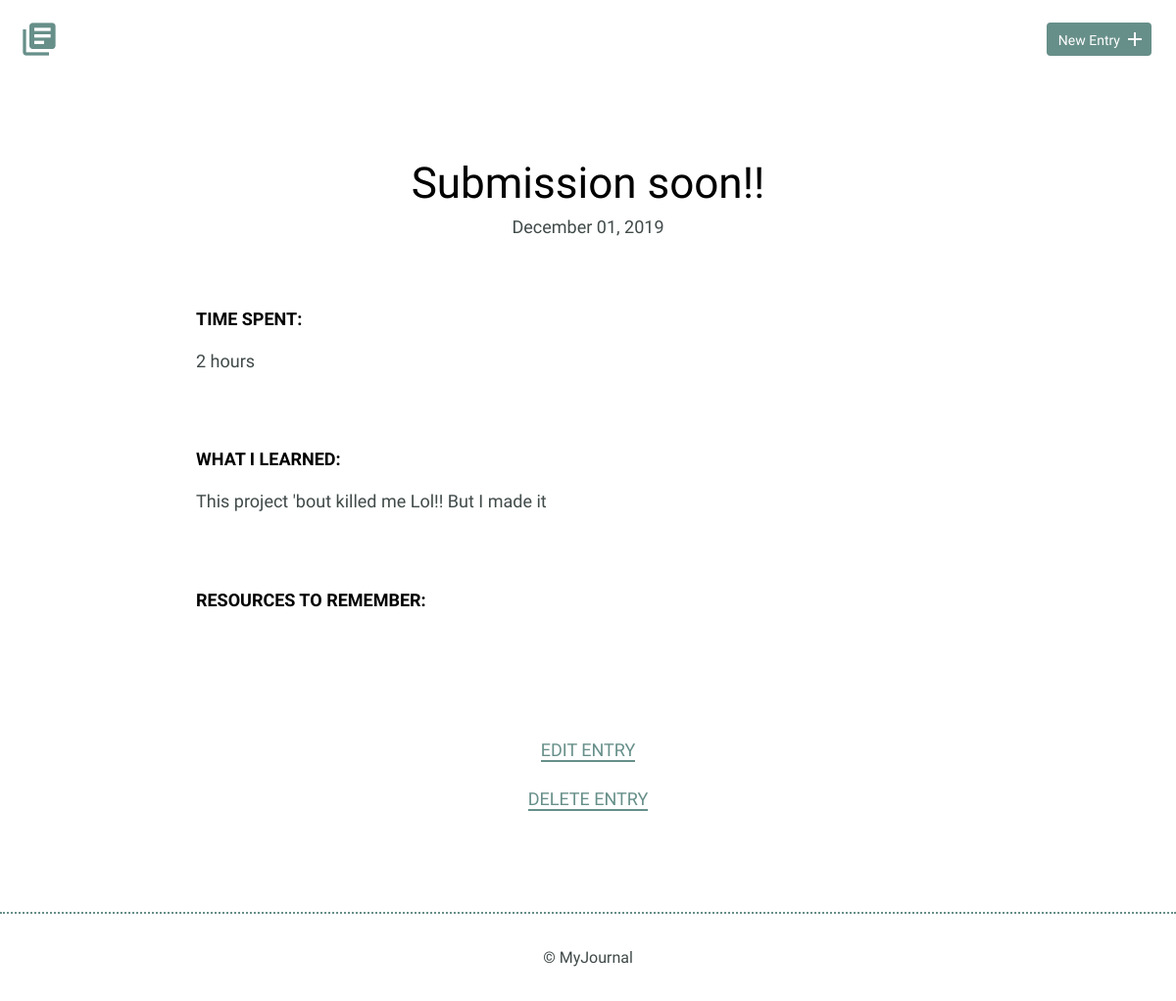
Screenshot of /detail.php?id=19 with the database file from the repository.
### tables this page shows
CREATE TABLE "entries" (
	`id`	INTEGER,
	`title`	TEXT,
	`date`	TEXT,
	`time_spent`	INTEGER,
	`learned`	BLOB,
	`resources`	BLOB,
	PRIMARY KEY(`id`)
);

### inc/functions.php (called while the page is built, shortened)
<?php
function journal_entry($id){
    include ("connection.php");
$sql = 'SELECT * FROM entries WHERE id = ?';
try{
    $results = $db->prepare($sql);
    $results->bindValue(1, $id, PDO::PARAM_INT);
    $results->execute();
} catch (Exception $e) {
      echo "Unable to retrieve results" . $e->getMessage() . "<br />";
      return false;
    }
  return $results->fetch();
}

### detail.php (the view, shortened to what this page needs)
<?php
include ("inc/functions.php");
include ("inc/header.php");
$id = filter_input(INPUT_GET, 'id', FILTER_SANITIZE_NUMBER_INT);
$selectedEntry=journal_entry($id);
?>
<!DOCTYPE html>
<html>
<section>
    <div class="container">
        <div class="entry-list single">
            <article>
              <h1><?php echo $selectedEntry['title'];?></h1>
                  <?php  echo "<time datetime='".$selectedEntry['date']."'>".date("F d, Y",strtotime($selectedEntry['date']))."</time><br>"; ?>
                                <div class="entry">
                                    <h3>Time Spent: </h3>
                                    <p><?php echo $selectedEntry['time_spent'];?></p>
                                </div>
                                <div class="entry">
                                    <h3>What I Learned:</h3>
                                    <p><?php echo $selectedEntry['learned']?></p>
                                </div>
                                <div class="entry">
                                    <h3>Resources to Remember:</h3>
                                </div>
            </article>
        </div>
    </div>
    <div class="edit">
        <p><a href="edit.php?id=<?php echo $id;?>">Edit Entry</a></p>
        <p><a href="delete.php?id=<?php echo $id;?>">Delete Entry</a></p>
    </div>
</section>
</html>
<?php include ("inc/footer.php");?>

### css/site.css (style rules this page uses)
body { font-size: 16px; color: #404a49; font-family: 'Cousine', serif; font-weight: 400; }
.container { margin: 0 auto; padding: 0 25px; }
h1, h2, h3 { margin: 0; font-weight: 400; line-height: 1em; color: #000; }
h1 { font-size: 44px; margin-bottom: 12px; }
h3 { font-size: 18px; font-family: 'Work Sans', serif; font-weight: 600; text-transform: uppercase; }
p { line-height: 1.8em; font-size: 18px; }
p a { border-bottom: 2px solid #678f89; padding: 0; color: #678f89; text-decoration: none; }
.entry-list, .edit-entry, .new-entry { max-width: 800px; margin: 0 auto; padding: 70px 0 150px 0; }
.entry-list article { margin-bottom: 70px; text-align: center; }
.entry-list article:last-child { margin-bottom: 0; }
.entry-list.single { padding-bottom: 70px; }
.entry-list.single time { font-size: 18px; }
.entry { max-width: 800px; margin: 75px auto 0 auto; text-align: left; }
.entry p { margin-bottom: 40px; }
.edit { padding-bottom: 80px; text-align: center; margin: 0 auto; }
.edit a { font-weight: 400; text-transform: uppercase; font-size: 18px; }

### rows the page displays
entries: title "Submission soon!!", date "December 01, 2019", time_spent "2 hours", learned "This project 'bout killed me Lol!! But I made it"
